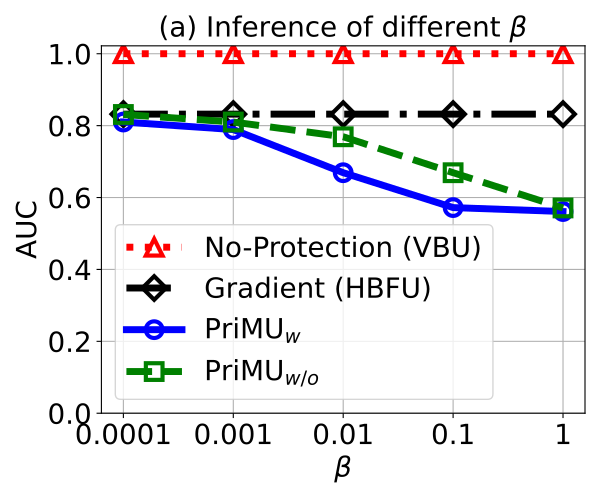

The script that saved this image:


import numpy as np
import matplotlib.pyplot as plt
import math
epsilon = 3
beta = 1 / epsilon


# validation_for_plt =[97,95.8600, 94.9400, 93.5400, 93.2400]
# attack_for_plt=[0, 0.3524, 0, 0.1762, 0.1762]
# basic_for_plt=[99.8, 99.8, 99.8, 99.8, 99.8]

x=[0, 20, 40, 60, 80]
# validation_for_plt =[97,95.8600, 94.9400, 93.5400, 93.2400]
# attack_for_plt=[0, 0.3524, 0, 0.1762, 0.1762]
# basic_for_plt=[99.8, 99.8, 99.8, 99.8, 99.8]

#labels = ['0%','20%', '40%', '60%', '80%', '99%' ]
labels = ['0.0001', '0.001', '0.01', '0.1', '1' ]

unl_hess_r = [0.832, 0.832, 0.832, 0.832, 0.832]
unl_vbu = [1, 1, 1, 1, 1]

unl_ss_w = [0.810, 0.789, 0.669, 0.572, 0.561]  #74.78
unl_ss_wo = [0.831, 0.810, 0.769, 0.669, 0.571] #71.64



with_replacement = []
without_replacement = []
for i in range(len(x)):
    with_replacement.append( 1- math.pow(99/100,x[i]))
    without_replacement.append(x[i]/100)

print(with_replacement)
print(without_replacement)

plt.figure(figsize=(6, 5))
l_w=5
m_s=12
marker_s = 3
markevery=1
#plt.figure(figsize=(8, 5.3))
#plt.plot(x, unl_fr, color='blue', marker='^', label='Retrain',linewidth=l_w, markersize=m_s)

plt.plot(x, unl_vbu, linestyle=':', color='r',  marker='^', fillstyle='none', markevery=markevery,
         label='No-Protection (VBU)', linewidth=l_w,  markersize=m_s, markeredgewidth=marker_s)
# plt.plot(x, unl_vbu, color='r',  marker='p',  label='No-Protection (VBU)',linewidth=l_w, markersize=m_s)
plt.plot(x, unl_hess_r, linestyle='-.', color='k',  marker='D', fillstyle='none', markevery=markevery,
         label='Gradient (HBFU)',linewidth=l_w, markersize=m_s, markeredgewidth=marker_s)
#plt.plot(x, unl_hess_r, color='dodgerblue',  marker='o', linestyle='-.', label='Gradient (HBFU)',linewidth=l_w, markersize=m_s)
#plt.plot(x, without_replacement, color='palegreen',  marker='1',  label='RFU-SS',linewidth=l_w, markersize=m_s)

plt.plot(x, unl_ss_w, linestyle='-', color='b', marker='o', fillstyle='none', markevery=markevery,
         label='PriMU$_{w}$', linewidth=l_w, markersize=m_s, markeredgewidth=marker_s)

plt.plot(x, unl_ss_wo, linestyle='--', color='g',  marker='s', fillstyle='none', markevery=markevery,
         label='PriMU$_{w/o}$',linewidth=l_w, markersize=m_s, markeredgewidth=marker_s)



#plt.plot(x, unl_ss_w, color='g',  marker='*',  label='PriMU$_{w}$',linewidth=l_w, markersize=m_s)





#plt.plot(x, unl_vibu, color='silver',  marker='d',  label='VIBU',linewidth=4,  markersize=10)

# plt.plot(x, y_sa03, color='r',  marker='2',  label='AAAI21 A_acc, pr=0.3',linewidth=3, markersize=8)
# plt.plot(x, y_sa05, color='darkblue',  marker='4',  label='AAAI21 A_acc, pr=0.5',linewidth=3, markersize=8)
# plt.plot(x, y_ma03, color='darkviolet',  marker='3',  label='FedMC A_acc, pr=0.3',linewidth=3, markersize=8)
# plt.plot(x, y_ma05, color='cyan',  marker='p',  label='FedMC A_acc, pr=0.5',linewidth=3, markersize=8)


plt.grid()
leg = plt.legend(fancybox=True, shadow=True)
# plt.xlabel('Malicious Client Ratio (%)' ,fontsize=16)
plt.ylabel('AUC' ,fontsize=20)
my_y_ticks = np.arange(0 ,1.01, 0.2)
plt.yticks(my_y_ticks,fontsize=20)
plt.xlabel('$\\beta$', fontsize=20)

plt.xticks(x, labels, fontsize=20)
# plt.title('CIFAR10 IID')

plt.title('(a) Inference of different $\\beta$', fontsize=20)
plt.legend(loc='best',fontsize=20)
plt.tight_layout()
#plt.title("MNIST")
plt.rcParams['figure.figsize'] = (2.0, 1)
plt.rcParams['image.interpolation'] = 'nearest'
plt.rcParams['figure.subplot.left'] = 0.11
plt.rcParams['figure.subplot.bottom'] = 0.08
plt.rcParams['figure.subplot.right'] = 0.977
plt.rcParams['figure.subplot.top'] = 0.969
plt.savefig('infer_acc_beta_on_cifar10.pdf', format='pdf', dpi=200)
plt.show()
